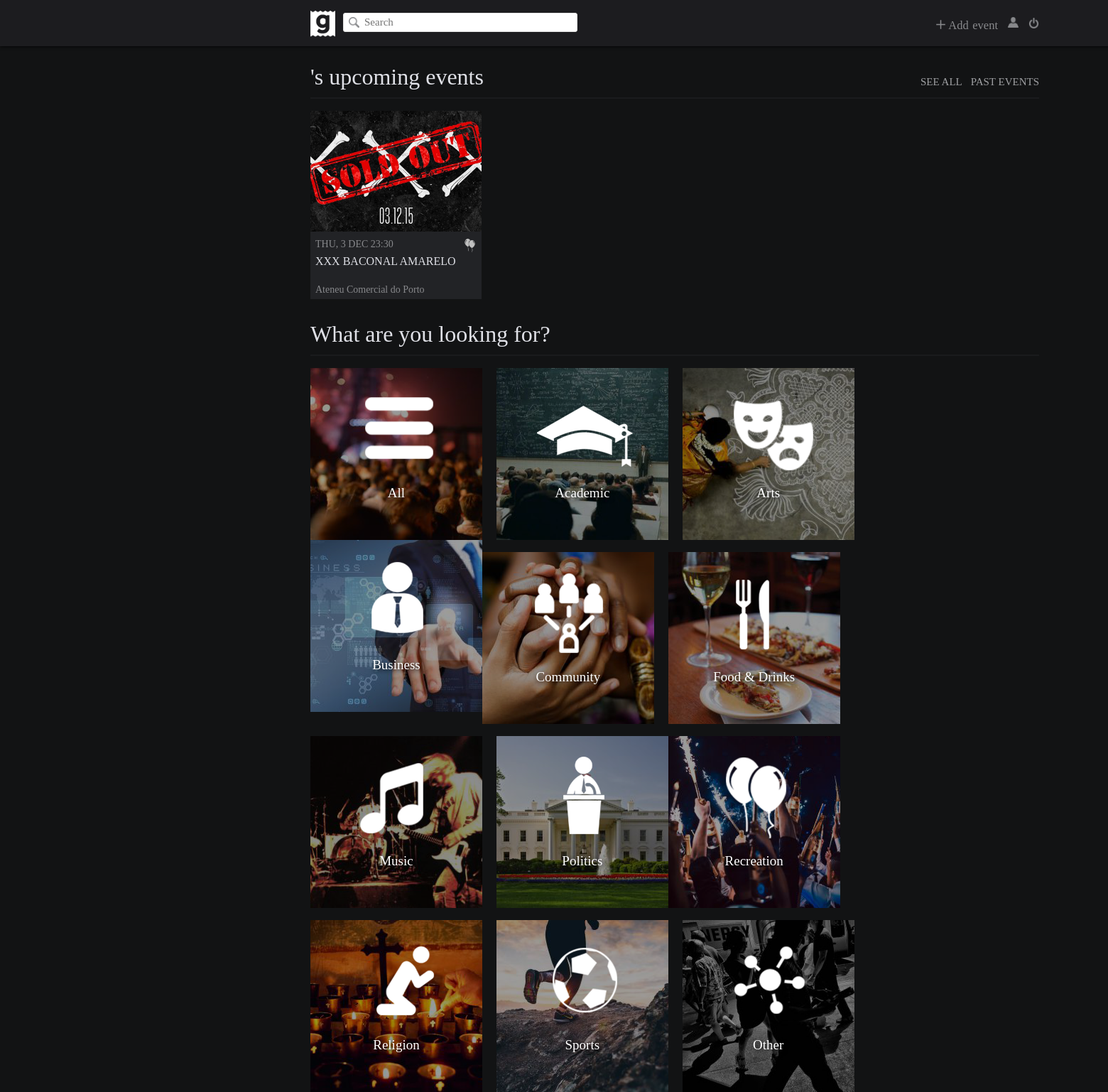
The page /pages/main.php (signed in) on the database its author committed.
### tables this page shows
CREATE TABLE Events (
	eventID INTEGER PRIMARY KEY AUTOINCREMENT,
	host TEXT NOT NULL,
	banner TEXT,
	name TEXT NOT NULL,
	eventDate DATE NOT NULL,
	location TEXT NOT NULL,
	description TEXT,
	private BOOLEAN,
	type TEXT NOT NULL
);

### database/upcomingevents.php (called while the page is built, shortened)
<?php
    include_once('connection_external.php');
    include('utilities.php');
	function getUserUpcomingEvents() {
		global $db;
		$stmt = $db->prepare('SELECT * FROM EventGuests WHERE userID = ? AND status = ?');
		$stmt->execute(array($_SESSION['userID'], "going"));
		$events = $stmt->fetchAll();
	  	$upcoming_events = array();
		if (!empty($events)) {
			$today = date("Y-m-d H:i");
			foreach ($events as $event) {
				$event_info = getEventByID($event['eventID']);
				if ($event_info['eventDate'] > $today)
					$upcoming_events[] = $event_info;
			}
		}
		usort($upcoming_events, "sortFunction");
		return $upcoming_events;
	}
?>

### database/utilities.php (called while the page is built, shortened)
<?php
	function getEventByID($event_id) {
		global $db;
		$stmt = $db->prepare('SELECT * FROM Events WHERE eventID = ?');
		$stmt->execute(array($event_id));
		return $stmt->fetch();
	}
?>

### pages/main.php (the view, shortened to what this page needs)
	<link rel="stylesheet" href="css/main.css">
	<link rel="stylesheet" href="css/navbar.css">
</head>
<body>
	<?php include('navbar.php') ?>
  	<div id="user-upcoming-events-container">
  		<div><div id="title-right"><a href="../index.php?page=userevents&filter=past">PAST EVENTS</a> <a href="../index.php?page=userevents&filter=upcoming">SEE ALL</a></div>
	  	<div id="upcoming-events-title"><?= $_SESSION['username'] ?>'s upcoming events</div></div>
  		<div class="line-divisor"></div>
		<?php
			include('database/upcomingevents.php');
			$upcoming_events = getUserUpcomingEvents();
			if (empty($upcoming_events))
				echo '<div class="no-upcoming-events">You have no upcoming events.</div>';
			else
				foreach (array_slice($upcoming_events, 0, 4) as $event) {
		?>
		<div class="event-container">
			<div class="event-banner" style='background: url("<?php echo $event['banner']?>") 50% 50% no-repeat; background-size: cover;'>
			</div>
			<div class="event-type"><img src="../images/<?php echo $event['type']?>.png" height="19" width="19" title="<?php echo $event['type']?>"></div>
			<div class="event-date"><?php echo strtoupper(date("D, j M H:i", strtotime($event['eventDate'])))?></div>
			<div class="event-name"><a title="<?php echo $event['name'] ?>" href="../index.php?page=event&id=<?php echo $event['eventID'] ?>"><?php echo $event['name'] ?></a></div>
			<div class="event-location" title="<?php echo $event['location'] ?>"><?php echo $event['location'] ?></div>
		</div>
		<?php } ?>
  	</div>
  	<div id="upcoming-events-container">
  		<div id="all-events-title">What are you looking for?</div>
  		<div class="line-divisor"></div>
  		<div onclick="location.href='../index.php?page=search&type=All&filter=upcoming';" class="type-images" style='background: url("../images/allevents.png") 50% 50% no-repeat;'>
  			<a href="../index.php?page=search&type=All&filter=upcoming">All</a>
  		</div>
  		<div onclick="location.href='../index.php?page=search&type=Academic&filter=upcoming';" class="type-images" style='background: url("../images/academicevent.png") 50% 50% no-repeat;'>
  			<a href="../index.php?page=search&type=Academic&filter=upcoming">Academic</a>
  		</div>
  		<div onclick="location.href='../index.php?page=search&type=Arts&filter=upcoming';" class="type-images" style='background: url("../images/artsevent.png") 50% 50% no-repeat;'>
  			<a href="../index.php?page=search&type=Arts&filter=upcoming">Arts</a>
  		</div>
  		<div onclick="location.href='../index.php?page=search&type=Business&filter=upcoming';" class="type-images" style='background: url("../images/businessevent.png") 50% 50% no-repeat;'>
  			<a href="../index.php?page=search&type=Business&filter=upcoming">Business</a>
  		</div>
  		<div onclick="location.href='../index.php?page=search&type=Community&filter=upcoming';" class="type-images" style='background: url("../images/communityevent.png") 50% 50% no-repeat;'>
  			<a href="../index.php?page=search&type=Community&filter=upcoming">Community</a>
  		</div>
  		<div onclick="location.href='../index.php?page=search&type=Food%20%26%20Drinks&filter=upcoming';" class="type-images" style='background: url("../images/eatingevent.png") 50% 50% no-repeat;'>
  			<a href="../index.php?page=search&type=Food%20%26%20Drinks&filter=upcoming">Food & Drinks</a>
  		</div>
  		<div onclick="location.href='../index.php?page=search&type=Music&filter=upcoming';" class="type-images" style='background: url("../images/musicevent.png") 50% 50% no-repeat;'>
  			<a href="../index.php?page=search&type=Music&filter=upcoming">Music</a>
  		</div>
  		<div onclick="location.href='../index.php?page=search&type=Politics&filter=upcoming';" class="type-images" style='background: url("../images/politicevent.png") 50% 50% no-repeat;'>
  			<a href="../index.php?page=search&type=Politics&filter=upcoming">Politics</a>
  		</div>
  		<div onclick="location.href='../index.php?page=search&type=Recreation&filter=upcoming';" class="type-images" style='background: url("../images/Recreationevent.png") 50% 50% no-repeat;'>
  			<a href="../index.php?page=search&type=Recreation&filter=upcoming">Recreation</a>
  		</div>
  		<div onclick="location.href='../index.php?page=search&type=Religion&filter=upcoming';" class="type-images" style='background: url("../images/religiousevent.png") 50% 50% no-repeat;'>
  			<a href="../index.php?page=search&type=Religion&filter=upcoming">Religion</a>
  		</div>
  		<div onclick="location.href='../index.php?page=search&type=Sports&filter=upcoming';" class="type-images" style='background: url("../images/sportsevent.png") 50% 50% no-repeat;'>
  			<a href="../index.php?page=search&type=Sports&filter=upcoming">Sports</a>
  		</div>
  		<div onclick="location.href='../index.php?page=search&type=Other&filter=upcoming';" class="type-images" style='background: url("../images/otherevent.png") 50% 50% no-repeat;'>
  			<a href="../index.php?page=search&type=Other&filter=upcoming">Other</a>
  		</div>
  	</div>

### css/main.css (style rules this page uses)
#user-upcoming-events-container { width: 54%; height: 345px; position: relative; left: 23%; margin-top: 25px; z-index: 3; }
#upcoming-events-title, #all-events-title { color: #DFE0E6; font-family: 'Proxima Nova Light'; font-size: 32px; }
#title-right a { color: #9fa0a3; font-family: 'Proxima Nova Light'; float: right; margin-top: 17px; margin-bottom: 0; font-size: 15px; text-decoration: none; }
#title-right a:not(:first-child) { margin-right: 12px; }
.line-divisor { background-color: #1A1B1D; width: 100%; height: 2px; margin-top: 10px; margin-bottom: 17px; }
.event-container { position: relative; background-color: #222326; width: 23.5%; height: 265px; white-space: nowrap; float: left; }
.event-container:not(:nth-child(4n+2)) { margin-right: 20px; }
.event-banner { width: 100%; height: 170px; }
.event-type { position: absolute; float: right; margin-left: 215px; margin-top: 10px; }
.event-date { font-family: 'Proxima Nova Light'; font-size: 14px; color: #88898C; padding: 7px; padding-top: 10px; }
.event-name { white-space: nowrap; overflow: hidden; }
.event-name a { font-size: 16px; padding-left: 7px; padding-right: 7px; color: #DFE0E6; height: 34px; overflow: hidden; text-decoration: none; display: block; text-overflow: ellipsis; }
.event-location { font-family: 'Proxima Nova Light'; font-size: 14px; color: #88898C; padding-left: 7px; padding-top: 7px; padding-right: 7px; overflow: hidden; text-overflow: ellipsis; }
#upcoming-events-container { width: 54%; height: 345px; position: relative; left: 23%; margin-top: 17px; z-index: 3; margin-bottom: 26%; }
.type-images { position: relative; float: left; background-size: contain; width: 241.9px; height: 241.9px; text-align: center; cursor: pointer; }
.type-images:nth-child(n+7) { margin-top: 17px; }
.type-images:not(:nth-child(4n+2)) { margin-right: 20px; }
.type-images a { font-family: 'Proxima Nova Light'; font-size: 19px; text-decoration: none; color: white; display:inline-block; margin-top: 165px; text-shadow: 2px 2px 6px rgba(0, 0, 0, 1); }

### css/navbar.css (style rules this page uses)
html, body { font-family: 'Proxima Nova'; height: 100%; width: 100%; min-width: 1900px; margin: auto; padding: 0; background-color: #121314; display: none; }

### rows shown on the page
events: banner (picture), type (picture), eventDate "THU, 3 DEC 23:30", name "XXX BACONAL AMARELO", location "Ateneu Comercial do Porto"
